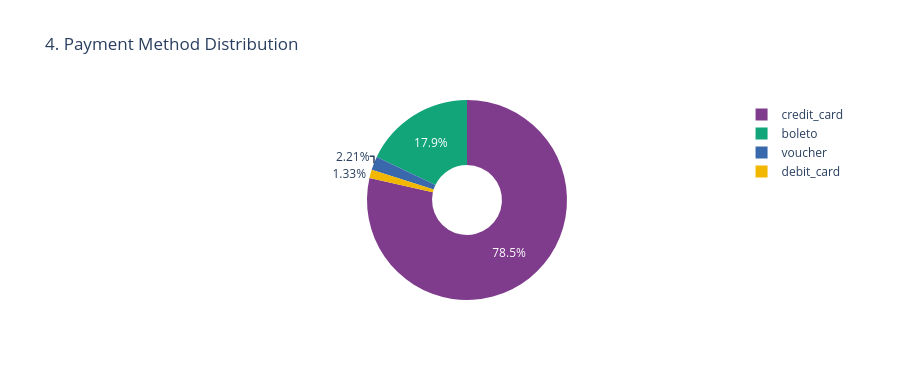

Notebook cell for this chart:
### Code cell
payment_mix = (
    payments_df.groupby("payment_type", as_index=False)["payment_value"]
    .sum()
    .sort_values("payment_value", ascending=False)
)

fig4 = px.pie(
    payment_mix,
    names="payment_type",
    values="payment_value",
    title="4. Payment Method Distribution",
    hole=0.35,
    color_discrete_sequence=px.colors.qualitative.Bold,
)
fig4.update_layout(height=380)

### Figure 1 — Plotly figure (JSON) as saved in the notebook; plotly's stock layout.template omitted (floating-point values rounded to 4 significant figures)
{"data": [{"domain": {"x": [0, 1], "y": [0, 1]}, "hole": 0.35, "hovertemplate": "payment_type=%{label}<br>payment_value=%{value}<extra></extra>", "labels": ["credit_card", "boleto", "voucher", "debit_card"], "legendgroup": "", "name": "", "showlegend": true, "type": "pie", "values": [11700000.0, 2667000.0, 328700.0, 198000.0]}], "layout": {"height": 380, "legend": {"tracegroupgap": 0}, "piecolorway": ["rgb(127, 60, 141)", "rgb(17, 165, 121)", "rgb(57, 105, 172)", "rgb(242, 183, 1)", "rgb(231, 63, 116)", "rgb(128, 186, 90)", "rgb(230, 131, 16)", "rgb(0, 134, 149)", "rgb(207, 28, 144)", "rgb(249, 123, 114)", "rgb(165, 170, 153)"], "title": {"text": "4. Payment Method Distribution"}}}
